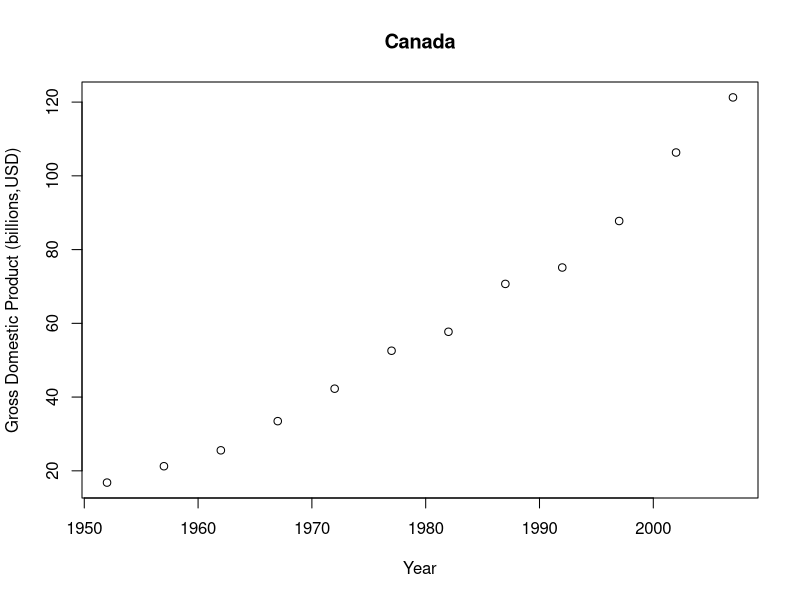
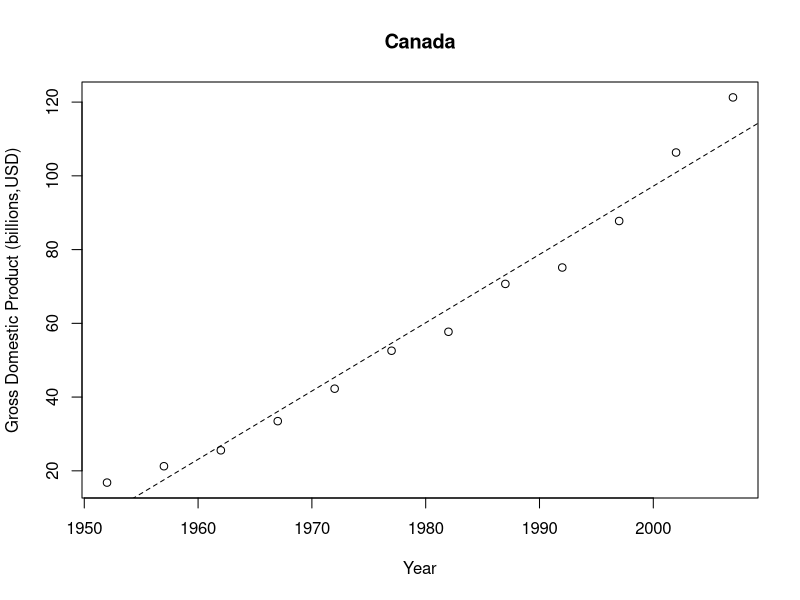

Write R code to recreate these figures, in order.
##This is an example script.
##Author: Leander Anderegg
##Updated: 1-4-2022

####Set Up Workspace####

##Installs required packages
#install.packages(c("dplyr"))

##Load packages
library(dplyr)

##Load data. Your working directory needs to be set to the local location where you cloned the github repo
# for me that's 
getwd()
# "/Users/leeanderegg/Desktop/UCSB Classes/W2022 R Seminar/Wk1_Intro_RSeminar_W2022"
# you can check what's in your working directory to make sure the 'data' subdirectory is there for loading data
dir()
# if your working directory is in the wrong place, you can reset it with:
#setwd("[your.directory]")
gapminder <- read.csv("./data/gapminder.csv")

####Explore Data####

##Returns information about the data.
str(gapminder)

##Creates a subset of the data and a new variable.
canada <- filter(gapminder,country=="Canada")
canada <- mutate(canada,gdp=(gdpPercap*canada$pop)/1e10)

##Plots it
plot(x=canada$year,y=canada$gdp,type = "p",
     xlab="Year",
     ylab="Gross Domestic Product (billions,USD)",
     main="Canada")

####Analysis#####
model <- lm(gdp~year,data=canada)
summary(model)

####Make Figures#####

# make a folder to put our beautiful figure in
dir.create("plots")
# make sure it got created
dir()

# save our awsome figure as a pdf
pdf("./plots/Fig1_Canada_GDP.pdf",width=5,height=5)
plot(x=canada$year,y=canada$gdp,type = "p",
     xlab="Year",
     ylab="Gross Domestic Product (billions,USD)",
     main="Canada")
abline(model,lty=2)
dev.off()


# final step, 'commit' any changes (i.e. the creation of the 'plots' folder and our snazy plot)
# and then 'push' those changes

